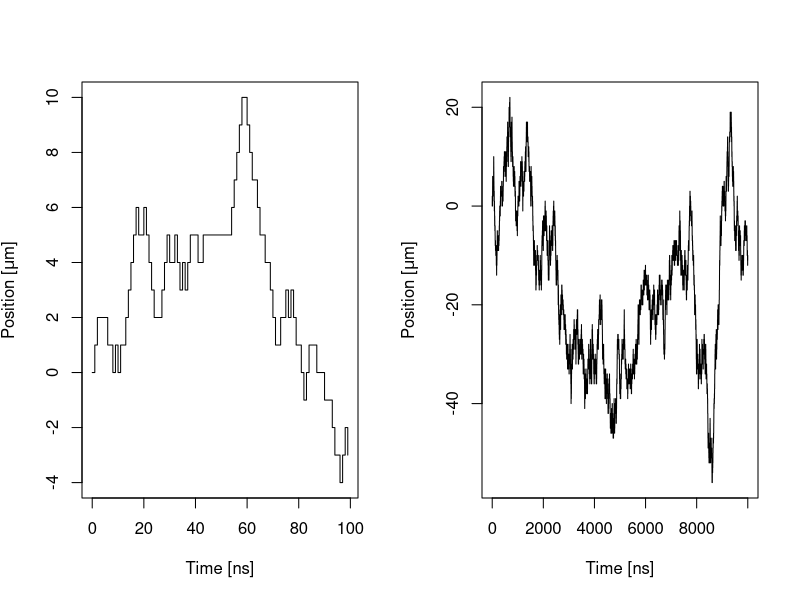

The R source for this figure:
### Illustration of random walk and its Brownian limit

set.seed(123456)

### Simulation of random walk 

## Rnadom Walk Parameters
k <- 1     ## Steps in space
h <- 1     ## Time steps
p <- 0.25  ## Probability of stepping each side

## Number of steps
N <- 10000

## Random variables for deciding if and where to step
U <- runif(N)

## Generate increments in the random walk
dX <-   (U>(1-p)) - (U<p) 

## Generate random walk
X <- c(0,cumsum(dX))

T <- (0:N)*h

Nplot1 <- 100

pdf("figRW.pdf",height=4)
par(mfrow=c(1,2))

## Plot the first part of the curve
plot(T[1:Nplot1],X[1:Nplot1],type="s",xlab="Time [ns]",ylab=expression(paste("Position [",mu,"m]")))

## plot the entire curve
plot(T,X,type="s",xlab="Time [ns]",ylab=expression(paste("Position [",mu,"m]")))
dev.off()

